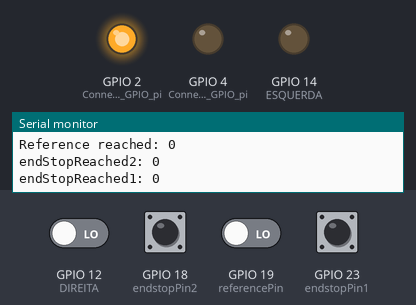
Bench run of a sketch on a simulated ESP32. On the bench: output pins drawn as LEDs (lit = HIGH), the last lines printed to the serial monitor. The test bench sets the inputs (shaded band); at power-on: GPIO 12 (DIREITA), GPIO 18 (endstopPin2), GPIO 19 (referencePin), GPIO 23 (endstopPin1) LOW. WiFi joins after 1.5 s; servers stay silent unless stated.

Above: at 3.2 s.
3.3 s: GPIO 23 (endstopPin1) pulled HIGH for 0.15 s
At 4.1 s:
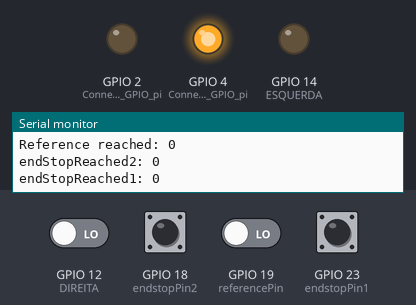
4.9 s: GPIO 18 (endstopPin2) pulled HIGH for 0.15 s
At 6.1 s:
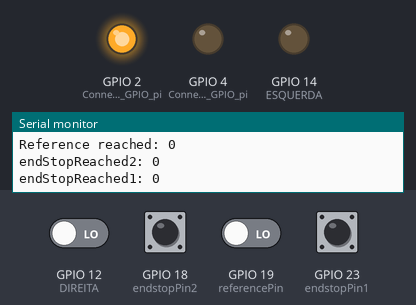
6.5 s: GPIO 19 (referencePin) driven HIGH
At 7.5 s:
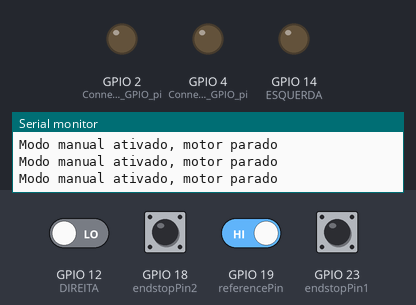
8.0 s: GPIO 12 (DIREITA) driven HIGH
At 8.8 s:
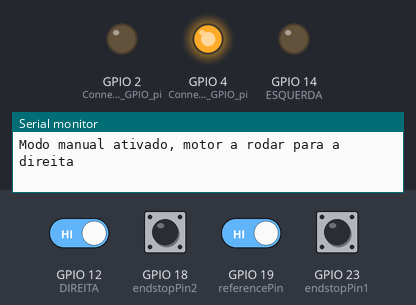
9.9 s: GPIO 12 (DIREITA) driven LOW
At 10.5 s:
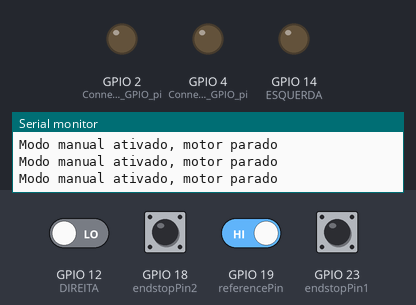
Timing chart, 0 to 12.4 s (numbered marks = the images above; inputs shaded):
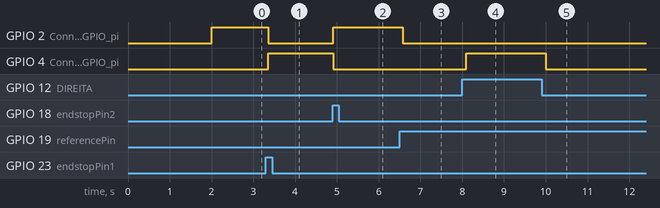

Measured:
- after the input at 3.3 s, GPIO 2 (Connect_output_to_GPIO_pi): HIGH → LOW after 0.05 s; GPIO 4 (Connect_output_to_GPIO_pi): LOW → HIGH after 0.05 s
- after the input at 4.9 s, GPIO 2 (Connect_output_to_GPIO_pi): LOW → HIGH at once; GPIO 4 (Connect_output_to_GPIO_pi): HIGH → LOW at once
- after the input at 6.5 s, GPIO 2 (Connect_output_to_GPIO_pi): HIGH → LOW after 0.08 s
- after the input at 8.0 s, GPIO 4 (Connect_output_to_GPIO_pi): LOW → HIGH after 0.09 s
- after the input at 9.9 s, GPIO 4 (Connect_output_to_GPIO_pi): HIGH → LOW after 0.10 s

The sketch:

JA_AUTO2.ino
```cpp
#include <WiFi.h>
#include <ESPAsyncWebSrv.h>

const char* ssid = "Plim_plim";
const char* password = "fsmf8110";
const char* host = "192.168.147.20";
const int httpPort = 80;
WiFiClient client;


// Constants for endstop pins and reference point detection
const int endstopPin1 = 23;  // Connect endstop 1 to GPIO pin 23
const int endstopPin2 = 18;  // Connect endstop 2 to GPIO pin 18
const int referencePin = 19; // Connect reference point to GPIO pin 19
const int DIREITA = 12;
const int ESQUERDA = 14;

//-------GERAÇÃO DAS STRINGS PARA ENVIAR POR HTTP------------------------
String HTTPReq0;
String HTTPReq1;
String HTTPReq2;
String s0;    //associada ao manual
String s1;    //associada ao referência
String s2;    //associada ao parar
String s3;   //associada ao direita
String s4;   //associada ao esquerda


bool autoHoming = true;    // Flag to track if auto home process is in progress
bool manual;
bool referenceReached;
bool endstopReached1;
bool endstopReached2;
bool direita;
bool esquerda;
bool parar;


void setup() {
  Serial.begin(115200);
  pinMode(2, OUTPUT);  // Connect output to GPIO pin 2
  pinMode(4, OUTPUT);  // Connect output to GPIO pin 4
  pinMode(DIREITA, INPUT);
  pinMode(ESQUERDA, OUTPUT);
  pinMode(endstopPin1, INPUT);
  pinMode(endstopPin2, INPUT);
  pinMode(referencePin, INPUT);


  // Connect to Wi-Fi
  WiFi.begin(ssid, password);
  while (WiFi.status() != WL_CONNECTED) {
    delay(1000);
    Serial.println("Connecting to WiFi...");
  }

  Serial.println("Connected to WiFi");
  Serial.println(WiFi.localIP());


  manual = 0;
  parar = 0;
  direita = 0;
  esquerda = 0;

  digitalWrite(2, HIGH);
}


void loop() {


 // Check endstop and reference point conditions
    endstopReached1 = digitalRead(endstopPin1);
    endstopReached2 = digitalRead(endstopPin2);
    referenceReached = digitalRead(referencePin);
    direita = digitalRead(DIREITA);
    esquerda = digitalRead(ESQUERDA);

// Neste caso, o ESP tenta estabelecer ligacao TCP/IP com o Apache (pois o client.status=0)
//if(!client.available()){
//   if (!client.connect(host, httpPort)) { //Tenta LIGAÇAO TCP
//      Serial.println("connection failed");
//      client.flush();
//      delay(1000);
//   }
//   }


if(autoHoming == true) {

  if (referenceReached == 1 && endstopReached1 == 0 && endstopReached2 == 0) {
    digitalWrite(2, LOW);
    digitalWrite(4, LOW);
    Serial.println("Referência alcançada!");
    autoHoming = false;
    manual = true;
  }

  if (endstopReached1 == 1 && autoHoming == 1 && endstopReached2 == 0) {
    digitalWrite(2, LOW);
    digitalWrite(4, HIGH);
    Serial.println("Fim de curso atingido");
    Serial.println("Motor a rodar para a esquerda");
  }

  if (endstopReached2 == 1 && autoHoming == 1 && endstopReached1 == 0) {
    digitalWrite(4, LOW);
    digitalWrite(2, HIGH);
    Serial.println("Fim de curso atingido");
    Serial.println("Motor a rodar para a direita");
  }

  Serial.println("Estado das variáveis");
  Serial.print("Auto Homing: ");
  Serial.println(autoHoming);
  Serial.print("Reference reached: ");
  Serial.println(referenceReached);
  Serial.print("endStopReached2: ");
  Serial.println(endstopReached2);
  Serial.print("endStopReached1: ");
  Serial.println(endstopReached1);
  Serial.println("\n\n");
}


if (manual == true && autoHoming == false) {

  if (direita == 1 && esquerda == 0){
    digitalWrite(4, HIGH);
    digitalWrite(2, LOW);
    Serial.println("Modo manual ativado, motor a rodar para a direita");
  }


  else if (direita == 0 && esquerda == 1){
    digitalWrite(2, HIGH);
    digitalWrite(4, LOW);
    Serial.println("Modo manual ativado, motor a rodar para a esquerda");
  }


  else{
    digitalWrite(4, LOW);
    digitalWrite(2, LOW);
    Serial.println("Modo manual ativado, motor parado");
  }

}

// ----------------- SE LIGACAO TCP ESTABELECIDA ...
// Se o status da ligação for 4, significa que a ligação TCP/IP está estabelecida entre o ESP e o Apache

//if(client.available()){
//
// s0=String(manual);
// s1=String(autoHoming);
// s2=String(parar);
// s3=String(direita);
// s4=String(esquerda);
//
// String HTTPReq0 = "GET /ControloPortico3.PHP?";
// String HTTPReq1 = "manual="+s0+"&autoHoming="+s1+"&parar="+s2+"&direita="+s3+"&esquerda="+s4;
// String HTTPReq2 = " HTTP/1.1\r\nContent-Type: application/x-www-form-urlencoded\r\nHost: 192.168.25.104\r\nConnection: Close\r\n\r\n";
//
// client.print(HTTPReq0);
// client.print(HTTPReq1);
// client.print(HTTPReq2);
//
// Serial.print("Enviou mensagem para o ESP a pedir o ficheiro PSAPórtico.php");
// Serial.print(HTTPReq0);
// Serial.print(HTTPReq1);
// Serial.print(HTTPReq2);
// delay(10);
//
//}
//
//// ------------------- SE CHEGARAM DADOS por TCP/IP ....
//if (client.available() > 0) { // Se o ESP tiver recebido bytes
//
//  Serial.println("NOVA MENSAGEM CHEGOU!!");
// // Le todos os carateres enviados pelo Apache até receber o caracter 'ç' ou exceder um tempo máximo.
// String line = client.readStringUntil('ç'); //assim, no ESP, já sabe que recebeu a resposta (metemos um ç no final do código em php)
// //Serial.print(line); // envia para o Serial Monitor (para Debug)
//
// if(line.indexOf("manual=1")>0){
//  manual=1;}
// if(line.indexOf("manual=0")>0){
//  manual=0;}
// if(line.indexOf("autoHoming=1")>0){
//  autoHoming=1;}
// if(line.indexOf("autoHoming=0")>0){
//  autoHoming=0;}
// if(line.indexOf("parar=1")>0){
//  parar=1;}
// if(line.indexOf("parar=0")>0){
//  parar=0;}
// if(line.indexOf("direita=1")>0){
//  direita=1;}
// if(line.indexOf("direita=0")>0){
//  direita=0;}
// if(line.indexOf("esquerda=1")>0){
//  esquerda=1;}
// if(line.indexOf("esquerda=0")>0){
//  esquerda=0;}
//
//Serial.println("ESTADO DAS VARIÁVEIS DE CONTROLO");
//Serial.println("Modo Manual: " + String(manual));
////Serial.println("Modo Automático: " + String(autom));
//Serial.println("Modo Referência: " + String(autoHoming));
////Serial.println("Rodar no sentido horário (manual): " + String(ManualSentidoHorario));
////Serial.println("Rodar no sentido antihorário (manual): " + String(ManualSentidoAntiHorario));
////Serial.println("Posição de destino: " + String(destposition));
////Serial.println("Posição atual: " + String(currentPosition));
////Serial.println("Fim curso 1: " + s6);
////Serial.println("Fim curso 2: " + s7);
////Serial.println("Indutivo: " + s9);
////Serial.println();
////Serial.println();
////
// client.flush();
// }  //client available

  delay(100);
}


// Constants for endstop pins and reference point detection
//const int endstopPin1 = 23;  // Connect endstop 1 to GPIO pin 23
//const int endstopPin2 = 18;  // Connect endstop 2 to GPIO pin 18
//const int referencePin = 19; // Connect reference point to GPIO pin 19
```
